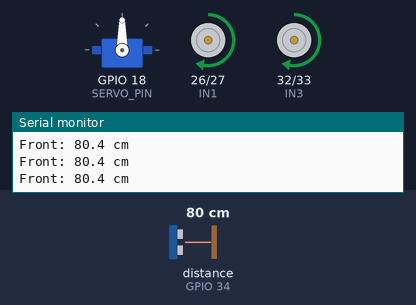
This sketch was run on a simulated ESP32. Parts: servo, motor-driver pin pairs drawn as motors (green arrow = first pin HIGH = forward, orange = second pin HIGH = backward, longer = more drive, scaled by the enable pin), the last lines printed to the serial monitor. Wiring (inferred from the names in the program): ultrasonic range finder: trigger GPIO 19; echo GPIO 34. Inputs (shaded band) come from the test bench; at power-on: distance to the obstacle (sensor on GPIO 34) 80 cm. The echo pulse lasts 58.3 µs per cm.

Above: at 6.2 s.
6.3 s: distance to the obstacle (sensor on GPIO 34) set to 2 cm
At 9.0 s:
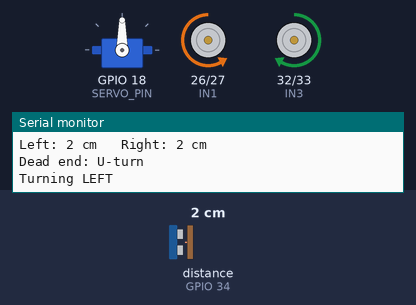
9.3 s: distance to the obstacle (sensor on GPIO 34) set to 21 cm
12.3 s: distance to the obstacle (sensor on GPIO 34) set to 27 cm
15.3 s: distance to the obstacle (sensor on GPIO 34) set to 4 cm
At 16.32 s:
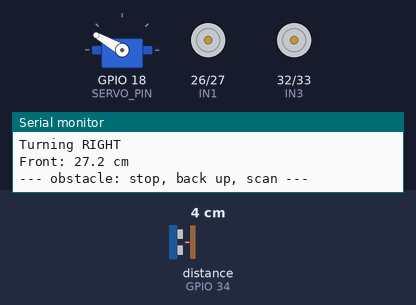
18.3 s: distance to the obstacle (sensor on GPIO 34) set to 35 cm
At 20.2 s:
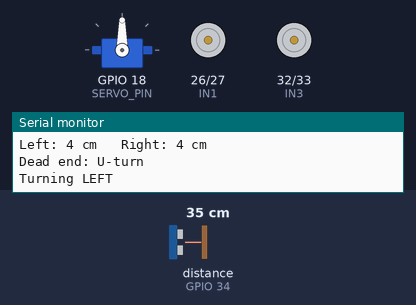
Timing chart, 0 to 21.9 s (numbered marks = the images above; inputs shaded):
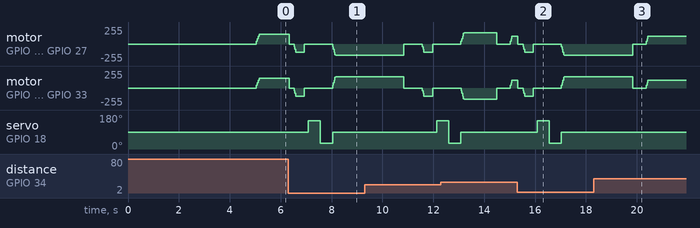

Measured:
- after the input at 6.3 s, servo on GPIO 18 (SERVO_PIN): 90° → 150° after 0.79 s, → 30° 0.48 s later, → 90° 0.48 s later
- after the input at 15.3 s, servo on GPIO 18 (SERVO_PIN): 90° → 150° after 0.78 s, → 30° 0.48 s later, → 90° 0.48 s later
- after the input at 18.3 s, servo on GPIO 18 (SERVO_PIN): stays 90° (without the input it goes to 150° after 2.8 s)

The sketch:

servo_sensor_test.ino
```cpp
/*
  servo_sensor_test.ino  -  ESP32 obstacle-avoiding car, for testing the
  servo and sensor (no Wi-Fi, no parking logic).

  Drives forward. When something is closer than SAFE_CM it stops, backs up a
  little, swings the servo left and right, measures both, and turns toward
  the side with more room. If both sides are blocked it does a U-turn.

  TEST IN THIS ORDER
    1. MOTORS_ENABLED = false, car on the bench, USB plugged in. Open the
       Serial Monitor at 115200. Move your hand in front of the sensor and
       watch the numbers. Put a book on the car's LEFT side and wait for a
       scan: it should print "Left: small  Right: big" and "Turning RIGHT".
       If it picks the wrong side, set SWAP_SERVO_SIDES = true.
    2. MOTORS_ENABLED = true, wheels in the air, battery on.
    3. Wheels on the floor, with 2 m of clear space.

  Pins:  motors ENA 25 IN1 26 IN2 27 | ENB 13 IN3 32 IN4 33
         servo 18 | sensor TRIG 19, ECHO 34 (sensor on 3V3, or 5V + divider)
  Library: ESP32Servo
*/
#include <ESP32Servo.h>

const int ENA = 25, IN1 = 26, IN2 = 27;     // left side
const int ENB = 13, IN3 = 32, IN4 = 33;     // right side
const int SERVO_PIN = 18;
const int TRIG = 19, ECHO = 34;

// ---- change these ----
const bool MOTORS_ENABLED   = true;         // false = bench test, wheels never move
const bool SWAP_SERVO_SIDES = false;        // true if the car turns toward the obstacle
const int  SERVO_CENTER = 90;
const int  SERVO_LEFT   = 150;
const int  SERVO_RIGHT  = 30;
const float SAFE_CM     = 25.0;             // avoid anything closer than this
const float TIE_CM      = 5.0;              // left/right within this = a tie
const int  DRIVE_SPEED  = 150;              // 0-255
const int  CREEP_SPEED  = 120;
const int  TURN_SPEED   = 170;
const int  TURN_90_MS   = 1400;             // from your ramp test
const int  BACKUP_MS    = 400;
const int  LEFT_TRIM    = 0;                // trim adds speed to that side: veers left = raise LEFT_TRIM
const int  RIGHT_TRIM   = 0;
const bool SOFT_START   = true;
const int  RAMP_STEP    = 40;
const unsigned long RAMP_MS = 30;

const int PWM_FREQ = 1000, PWM_BITS = 8;
const int CH_ENA = 4, CH_ENB = 5;           // only used on ESP32 core 2.x

Servo scanner;
int  curL = 0, curR = 0;
int  noEcho = 0;
bool lastTurnWasLeft = false;

// ------------------------------------------------------------- motors
void pwmWrite(int pin, int ch, int duty) {
#if defined(ESP_ARDUINO_VERSION_MAJOR) && ESP_ARDUINO_VERSION_MAJOR >= 3
  ledcWrite(pin, duty);
#else
  ledcWrite(ch, duty);
#endif
}

int rampSide(int cur, int target, bool stepNow) {
  if (!SOFT_START || target == 0) return target;
  int sign = target > 0 ? 1 : -1, mag = abs(target);
  int curMag = (cur * sign > 0) ? abs(cur) : 0;
  if (curMag >= mag) return target;
  if (!stepNow) return sign * curMag;
  return sign * min(mag, curMag + RAMP_STEP);
}

int trimmed(int s, int trim) {
  if (s == 0) return 0;
  int mag = constrain(abs(s) + trim, 0, 255);
  return s > 0 ? mag : -mag;
}

void drive(int left, int right) {           // -255..255, negative = reverse
  if (!MOTORS_ENABLED) { left = 0; right = 0; }
  static unsigned long lastStep = 0;
  bool stepNow = millis() - lastStep >= RAMP_MS;
  if (stepNow) lastStep = millis();
  left  = rampSide(curL, trimmed(left,  LEFT_TRIM),  stepNow);
  right = rampSide(curR, trimmed(right, RIGHT_TRIM), stepNow);
  curL = left; curR = right;
  digitalWrite(IN1, left  > 0); digitalWrite(IN2, left  < 0);
  digitalWrite(IN3, right > 0); digitalWrite(IN4, right < 0);
  pwmWrite(ENA, CH_ENA, abs(left));
  pwmWrite(ENB, CH_ENB, abs(right));
}

void halt() { drive(0, 0); }

void driveFor(int left, int right, unsigned long ms) {
  unsigned long t0 = millis();
  while (millis() - t0 < ms) { drive(left, right); delay(10); }
}

// ------------------------------------------------------------- sensor
float pingOnce() {
  digitalWrite(TRIG, LOW);  delayMicroseconds(3);
  digitalWrite(TRIG, HIGH); delayMicroseconds(10);
  digitalWrite(TRIG, LOW);
  unsigned long us = pulseIn(ECHO, HIGH, 25000UL);
  return us == 0 ? -1.0 : us / 58.0;
}

float readCm() {                            // median of 3, -1 if no echo
  float v[3]; int n = 0;
  for (int i = 0; i < 3; i++) { float d = pingOnce(); if (d > 0) v[n++] = d; delay(8); }
  if (n == 0) return -1.0;
  if (n == 1) return v[0];
  if (n == 2) return min(v[0], v[1]);
  float hi = max(v[0], max(v[1], v[2])), lo = min(v[0], min(v[1], v[2]));
  return v[0] + v[1] + v[2] - hi - lo;
}

// Swing the servo, wait for it to arrive, then measure. No echo counts as
// "far" here (400 cm), but it is printed so you can see it happen.
float scanAt(int angle) {
  scanner.write(angle);
  delay(450);
  float d = readCm();
  if (d < 0) d = readCm();
  if (d < 0) { Serial.println("  (no echo at " + String(angle) + " deg, counting as far)"); d = 400; }
  return d;
}

// --------------------------------------------------------------- moves
void spin(bool left, int ms) {
  Serial.println(left ? "Turning LEFT" : "Turning RIGHT");
  if (left) driveFor(-TURN_SPEED,  TURN_SPEED, ms);
  else      driveFor( TURN_SPEED, -TURN_SPEED, ms);
  halt();
  delay(200);
}

void avoid() {
  Serial.println("--- obstacle: stop, back up, scan ---");
  halt(); delay(200);
  driveFor(-CREEP_SPEED, -CREEP_SPEED, BACKUP_MS);
  halt(); delay(150);

  int leftAngle  = SWAP_SERVO_SIDES ? SERVO_RIGHT : SERVO_LEFT;
  int rightAngle = SWAP_SERVO_SIDES ? SERVO_LEFT  : SERVO_RIGHT;
  float l = scanAt(leftAngle);
  float r = scanAt(rightAngle);
  scanner.write(SERVO_CENTER);
  Serial.println("Left: " + String(l, 0) + " cm   Right: " + String(r, 0) + " cm");

  bool deadEnd = (l <= SAFE_CM && r <= SAFE_CM);
  bool goLeft;
  if (fabs(l - r) <= TIE_CM) goLeft = !lastTurnWasLeft;      // tie: alternate
  else                       goLeft = l > r;
  lastTurnWasLeft = goLeft;

  if (deadEnd) Serial.println("Dead end: U-turn");
  spin(goLeft, deadEnd ? TURN_90_MS * 2 : TURN_90_MS);
  delay(300);                               // let the servo reach centre before sensing
}

// --------------------------------------------------------------- setup
void setup() {
  Serial.begin(115200);
  int outs[] = {IN1, IN2, IN3, IN4, TRIG};
  for (int i = 0; i < 5; i++) pinMode(outs[i], OUTPUT);
  pinMode(ECHO, INPUT);
#if defined(ESP_ARDUINO_VERSION_MAJOR) && ESP_ARDUINO_VERSION_MAJOR >= 3
  ledcAttach(ENA, PWM_FREQ, PWM_BITS);
  ledcAttach(ENB, PWM_FREQ, PWM_BITS);
#else
  ledcSetup(CH_ENA, PWM_FREQ, PWM_BITS); ledcAttachPin(ENA, CH_ENA);
  ledcSetup(CH_ENB, PWM_FREQ, PWM_BITS); ledcAttachPin(ENB, CH_ENB);
#endif
  halt();
  scanner.setPeriodHertz(50);
  scanner.attach(SERVO_PIN, 500, 2400);
  scanner.write(SERVO_CENTER);

  Serial.println(MOTORS_ENABLED ? "Motors ON. Starting in 5 s, put the car down."
                                : "BENCH MODE: motors disabled, readings and decisions only.");
  delay(MOTORS_ENABLED ? 5000 : 1000);
}

// ---------------------------------------------------------------- loop
void loop() {
  float front = readCm();

  static unsigned long lastPrint = 0;
  if (millis() - lastPrint > 300) {
    lastPrint = millis();
    Serial.println(front < 0 ? "Front: no echo" : "Front: " + String(front, 1) + " cm");
  }

  if (front < 0) {                          // nothing in range, or a wiring problem
    if (++noEcho > 8) {
      halt();
      Serial.println("No echo for a while. Check TRIG/ECHO wiring and the sensor power.");
      delay(500);
      return;
    }
    front = 400;                            // brief dropout: treat as clear
  } else {
    noEcho = 0;
  }

  if (front > SAFE_CM) {
    drive(front < SAFE_CM + 15 ? CREEP_SPEED : DRIVE_SPEED,
          front < SAFE_CM + 15 ? CREEP_SPEED : DRIVE_SPEED);
  } else {
    avoid();
    if (!MOTORS_ENABLED) delay(1500);       // bench mode: pause so the output is readable
  }
}
```
